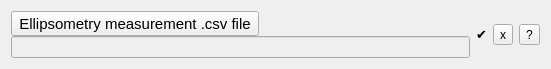
        <widget class="QWidget" name="layoutWidget_4">
         <property name="geometry">
          <rect>
           <x>10</x>
           <y>190</y>
           <width>551</width>
           <height>67</height>
          </rect>
         </property>
         <layout class="QGridLayout" name="gridLayout_11" rowstretch="0,0,0">
          <property name="sizeConstraint">
           <enum>QLayout::SetDefaultConstraint</enum>
          </property>
          <property name="verticalSpacing">
           <number>10</number>
          </property>
          <item row="2" column="3">
           <widget class="QToolButton" name="SE_delete">
            <property name="text">
             <string>x</string>
            </property>
           </widget>
          </item>
          <item row="2" column="2">
           <widget class="QLabel" name="SE_upload_check">
            <property name="maximumSize">
             <size>
              <width>15</width>
              <height>16777215</height>
             </size>
            </property>
            <property name="font">
             <font>
              <pointsize>10</pointsize>
              <italic>true</italic>
              <kerning>true</kerning>
             </font>
            </property>
            <property name="text">
             <string>✔</string>
            </property>
           </widget>
          </item>
          <item row="2" column="4">
           <widget class="QToolButton" name="help_SE">
            <property name="text">
             <string>?</string>
            </property>
           </widget>
          </item>
          <item row="2" column="0">
           <layout class="QVBoxLayout" name="verticalLayout_9">
            <item>
             <widget class="QToolButton" name="SE_upload">
              <property name="sizePolicy">
               <sizepolicy hsizetype="Fixed" vsizetype="Expanding">
                <horstretch>0</horstretch>
                <verstretch>0</verstretch>
               </sizepolicy>
              </property>
              <property name="font">
               <font>
                <pointsize>11</pointsize>
                <kerning>true</kerning>
               </font>
              </property>
              <property name="text">
               <string>Ellipsometry measurement .csv file</string>
              </property>
             </widget>
            </item>
            <item>
             <widget class="QLineEdit" name="SE_file">
              <property name="enabled">
               <bool>false</bool>
              </property>
             </widget>
            </item>
           </layout>
          </item>
         </layout>
        </widget>
